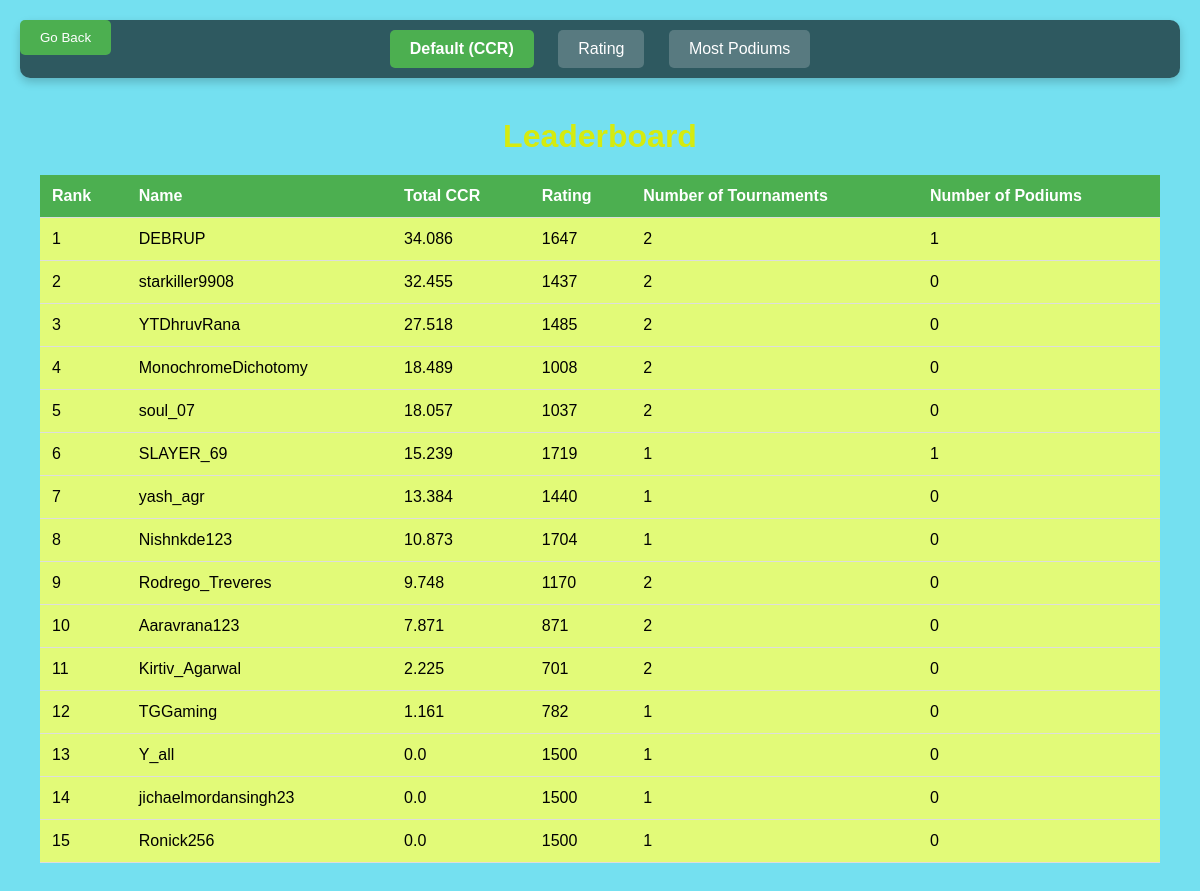
The page /viewplayers on the database as committed earlier.
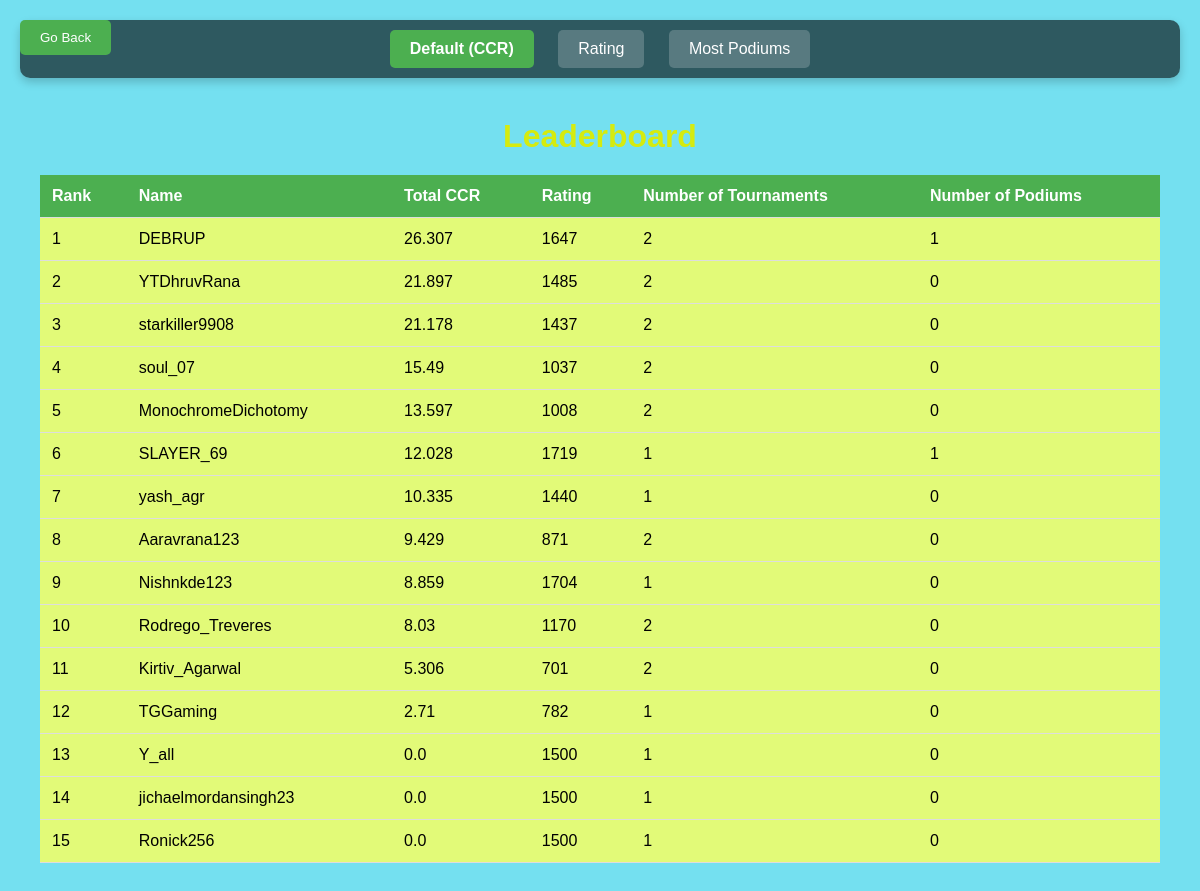
The same page on the database as committed later.
### tables this page shows
CREATE TABLE players (
        name TEXT NOT NULL,
        rating INTEGER NOT NULL,
        ccr REAL NOT NULL,
        tourns INTEGER NOT NULL,
        podiums INTEGER NOT NULL
    );

### app.py (the view, shortened to what this page needs)
@app.route('/viewplayers', methods=['GET', 'POST'])
def viewplayers():
    try:
        updateccr()
        if request.method == 'GET':
            sort_by = 'ccr'
            conn = sqlite3.connect('data/main.db')
            c = conn.cursor()
            c.execute(f'SELECT * FROM players ORDER BY ccr DESC')
            rows = c.fetchall()
            return render_template('viewplayers.html',data=rows,sort_by=sort_by)
    except Exception as e:
        print('Relay Error from ViewPlayers: ', e)
        return render_template('viewplayers.html', data=(), sort_by='ccr')

### app.py (called while the page is built)
def ccrdecay(ccr, weight, tournament_date):
    try:
        today = datetime.now()
        days_elapsed = (today - tournament_date).days
        early_decay_days = min(days_elapsed, int(weight * 15))
        early_decay = early_decay_days * 0.005
        late_decay_days = max(0, days_elapsed - int(weight * 15))
        late_decay = late_decay_days * 0.1
        total_decay = early_decay + late_decay
        decayed_ccr = max(0, ccr - total_decay)
        return decayed_ccr
    except Exception as e:
        print(f"Error calculating CCR decay: {e}")
        return round(ccr,3)

### templates/viewplayers.html (shortened to what this page needs)
<!DOCTYPE html>
<html lang="en">
<head>
    <link rel="stylesheet" href="{{ url_for('static', filename='styles_lboard.css') }}">
</head>
<body>
    <button class="back-button" onclick="goBack()">Go Back</button>
    <div class="sorting-pane">
        <form method="POST" action="/viewplayers">
            <button type="submit" name="sort_by" value="ccr" class="{{ 'active' if sort_by == 'ccr' else '' }}">Default (CCR)</button>
            <button type="submit" name="sort_by" value="rating" class="{{ 'active' if sort_by == 'rating' else '' }}">Rating</button>
            <button type="submit" name="sort_by" value="podiums" class="{{ 'active' if sort_by == 'podiums' else '' }}">Most Podiums</button>
        </form>
    </div>
    <div class="container">
        <h1 class="header">Leaderboard</h1>
        {% if data %}
            <table>
                <thead>
                    <tr>
                        <th>Rank</th>
                        <th>Name</th>
                        <th>Total CCR</th>
                        <th>Rating</th>
                        <th>Number of Tournaments</th>
                        <th>Number of Podiums</th>
                    </tr>
                </thead>
                <tbody>
                    {% for player in data %}
                        <tr>
                            <td>{{ loop.index }}</td>
                            <td>{{ player[0] }}</td>
                            <td>{{ player[2] | round(3) }}</td>
                            <td>{{ player[1] }}</td>
                            <td>{{ player[3] }}</td>
                            <td>{{ player[4] }}</td>
                        </tr>
                    {% endfor %}
                </tbody>
            </table>
        {% else %}
            <p>No players available to display the leaderboard.</p>
        {% endif %}
    </div>
</body>
</html>

Rows that differ between the two databases and show on the page:
changed players "DEBRUP": ccr "34.086" → "26.307"
changed players "YTDhruvRana": ccr "27.518" → "21.897"; moves up the list
changed players "starkiller9908": ccr "32.455" → "21.178"
changed players "soul_07": ccr "18.057" → "15.49"; moves up the list
changed players "MonochromeDichotomy": ccr "18.489" → "13.597"
changed players "SLAYER_69": ccr "15.239" → "12.028"
changed players "yash_agr": ccr "13.384" → "10.335"
changed players "Aaravrana123": ccr "7.871" → "9.429"; moves up the list
changed players "Nishnkde123": ccr "10.873" → "8.859"
changed players "Rodrego_Treveres": ccr "9.748" → "8.03"
changed players "Kirtiv_Agarwal": ccr "2.225" → "5.306"
changed players "TGGaming": ccr "1.161" → "2.71"
